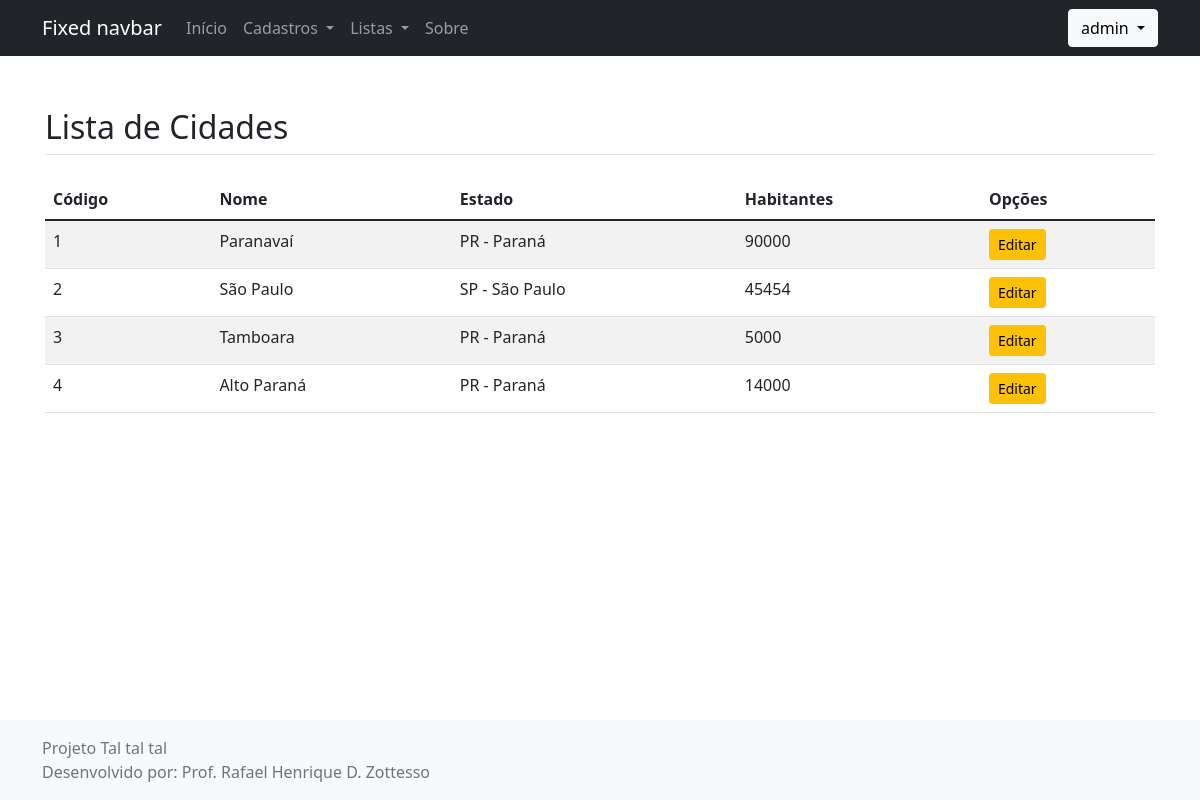
The page /listar/cidade/ (signed in) on the database its author committed.
### cadastros/models.py (models this page shows, shortened)
class Cidade(models.Model):
    nome = models.CharField(max_length=50, verbose_name="Nome da cidade", )
    habitantes = models.IntegerField(null=True, blank=True, default=0, help_text="Se você não sabe, informe zero.")
    estado = models.ForeignKey(Estado, on_delete=models.PROTECT)

class Estado(models.Model):
    sigla = models.CharField(max_length=2, unique=True)
    nome = models.CharField(max_length=50)
    def __str__(self):
        return self.sigla + ' - ' + self.nome

### cadastros/views.py (the view)
# urls.py: path('listar/cidade/', CidadeList.as_view(), name='listar-cidade'),
class CidadeList(LoginRequiredMixin, ListView):
    login_url = reverse_lazy('index')
    model = Cidade
    template_name = 'cadastros/listas/cidades.html'

### cadastros/templates/cadastros/listas/cidades.html
{% extends 'paginas/modelo.html' %}
{% load static %}
{% block conteudo %}
<h2 class="mt-4 mb-4 border-bottom pb-2">
    Lista de Cidades
</h2>
<table class="table table-striped">
    <thead>
        <tr>
            <th>Código</th>
            <th>Nome</th>
            <th>Estado</th>
            <th>Habitantes</th>
            <th>Opções</th>
        </tr>
    </thead>
    <tbody>
        {% for cidade in object_list %}
        <tr>
            <td>{{cidade.pk}}</td>
            <td>{{cidade.nome}}</td>
            <td>{{cidade.estado}}</td>
            <td>{{cidade.habitantes}}</td>
            <td>
                <a href="{% url 'editar-cidade' cidade.pk %}" class="btn btn-warning btn-sm">Editar</a>
            </td>
        </tr>
        {% empty %}
        <tr>
            <td colspan="100%">Nenhum registro encontrado.</td>
        </tr>
        {% endfor %}
    </tbody>
</table>
{% endblock %}

### paginas/templates/paginas/modelo.html (shortened to what this page needs)
{% load static %}
<!doctype html>
<html lang="pt-br" class="h-100">
<head>
    <link href="{% static 'css/bootstrap.css' %}" rel="stylesheet">
</head>
<body class="d-flex flex-column h-100">
    <header>
        <nav class="navbar navbar-expand-md navbar-dark fixed-top bg-dark">
            <div class="container">
                <a class="navbar-brand" href="#">Fixed navbar</a>
                <div class="collapse navbar-collapse" id="navbarCollapse">
                    <ul class="navbar-nav me-auto mb-2 mb-md-0">
                        <li class="nav-item">
                            <a class="nav-link" aria-current="page" href="{% url 'index-2' %}">Início</a>
                        </li>
                        {% if request.user.is_authenticated %}
                        <li class="nav-item dropdown">
                            <a class="nav-link dropdown-toggle" href="#" id="navbarDropdown" role="button" data-bs-toggle="dropdown"
                                aria-expanded="false">
                                Cadastros
                            </a>
                        </li>
                        <li class="nav-item dropdown">
                            <a class="nav-link dropdown-toggle" href="#" id="navbarDropdown" role="button" data-bs-toggle="dropdown"
                                aria-expanded="false">
                                Listas
                            </a>
                        </li>
                        {% endif %}
                        <li class="nav-item">
                            <a class="nav-link" href="{% url 'sobre' %}">Sobre</a>
                        </li>
                    </ul>
                    {% if request.user.is_authenticated %}
                    <div class="dropdown">
                        <button class="btn btn-light dropdown-toggle" type="button" id="dropdownMenuButton1" data-bs-toggle="dropdown"
                            aria-expanded="false">
                            {{ request.user }}
                        </button>
                    </div>
                    {% else %}
                    <a href="{% url 'login' %}" class="btn btn-light mx-2">Login</a>
                    <a href="{% url 'registrar' %}" class="btn btn-success mx-2">Registrar</a>
                    {% endif %}
                </div>
            </div>
        </nav>
    </header>
    <main class="flex-shrink-0">
        <div class="container">
            <br>
            {% block conteudo %}{% endblock %}
        </div>
    </main>
    <footer class="footer mt-auto py-3 bg-light">
        <div class="container">
            <span class="text-muted">
                {% block rodape %}
                Projeto Tal tal tal <br>
                Desenvolvido por: Prof. Rafael Henrique D. Zottesso
                {% endblock %}
            </span>
        </div>
    </footer>
</body>
</html>

### paginas/templates/paginas/modelo.html (style rules this page uses)
main > .container { padding: 60px 15px 0; }

### rows shown on the page
Cidade: pk "1", nome "Paranavaí", estado "PR - Paraná", habitantes "90000"
Cidade: pk "2", nome "São Paulo", estado "SP - São Paulo", habitantes "45454"
Cidade: pk "3", nome "Tamboara", estado "PR - Paraná", habitantes "5000"
Cidade: pk "4", nome "Alto Paraná", estado "PR - Paraná", habitantes "14000"

### other values the page prints
{{ request.user }} "admin"
